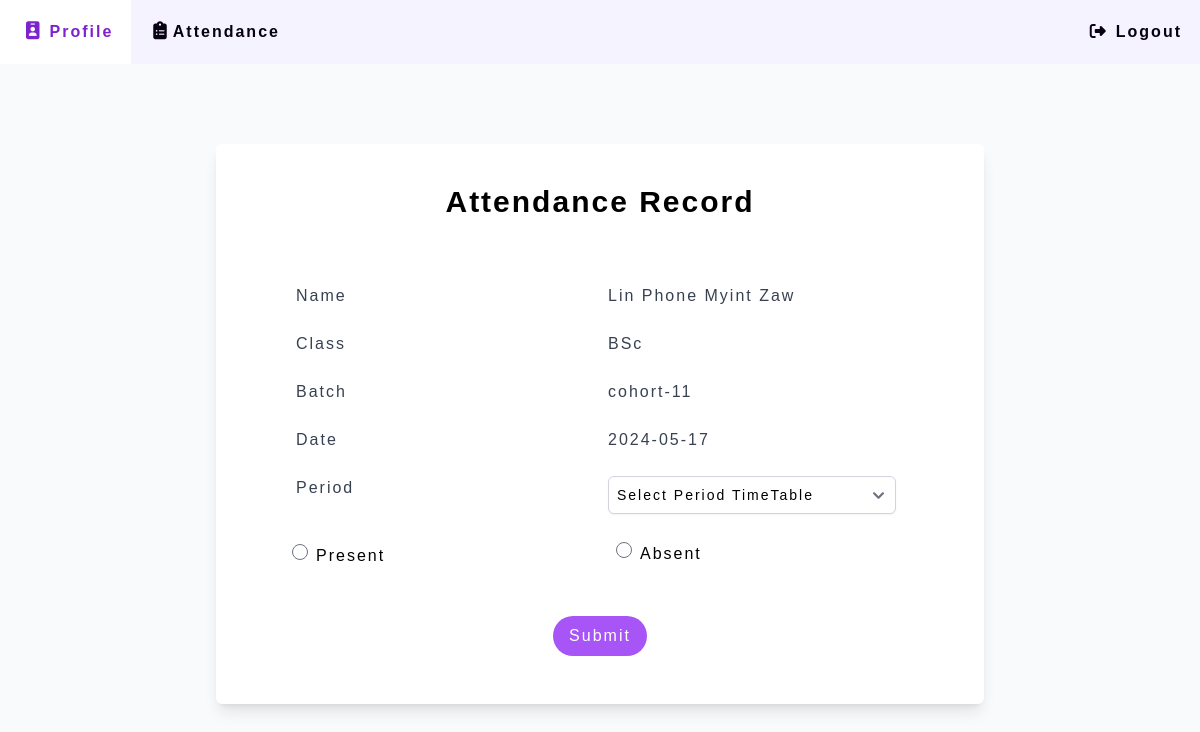
Before: /student/attendance (signed in) with the older database file.
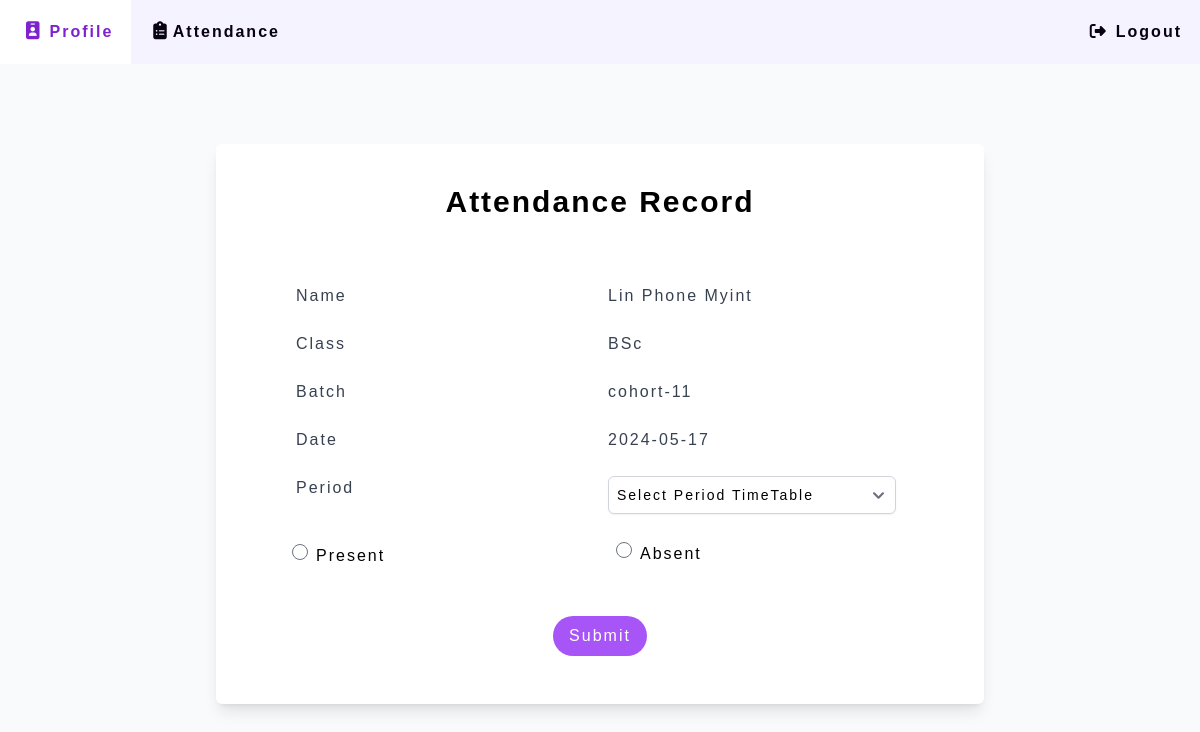
After: the same page with the newer database file.
### Website/models.py (models this page shows)
class Student(db.Model, UserMixin): # user object
    id = db.Column(db.Integer, primary_key=True)
    email = db.Column(db.String(150), unique=True)
    name = db.Column(db.String(150))
    password = db.Column(db.String(150))
    year = db.Column(db.Integer, db.ForeignKey('year.id'))
    batch = db.Column(db.String(150))
    phone = db.Column(db.String(150))
    profile = db.Column(db.String(300))
    attendances = db.relationship('Attendance')

class Year(db.Model):
    id = db.Column(db.Integer, primary_key=True)
    year_name = db.Column(db.String(150))
    students = db.relationship('Student')
    attendances = db.relationship('Attendance')

### app.py (the view)
@app.route('/student/attendance', methods=['GET', 'POST'])
def stattendance():
    if 'student_id' not in session:
        return redirect(url_for('home'))
    else:
        return attendance()

### Website/studentfeatures.py (called while the page is built, shortened)
def attendance():
    user_id = session.get('student_id')
    current_user = Student.query.filter_by(id= user_id).first()
    current_date = str(datetime.now().date())
    periods = Period.query.all()
    allyear = Year.query.all()
    years = {year.id: year.year_name for year in allyear}
    return render_template('studentattendance.html', user=current_user, current_date=current_date, periods=periods, years=years)

### Website/templates/studentattendance.html (shortened to what this page needs)
<!DOCTYPE html>
<html lang="en">
<head>
    <script src="https://cdn.tailwindcss.com"></script>
    <link href="https://cdnjs.cloudflare.com/ajax/libs/flowbite/2.3.0/flowbite.min.css" rel="stylesheet" />
    <link rel="stylesheet" type="text/css" href="{{ url_for('static', filename='css/index.css') }}">
</head>
<body>
  <div class="bg-slate-50 h-screen">
  <div>
    <ul class="bg-violet-50 m-0 list-none overflow-hidden">
        <li class="float-left"><a href="/student/profile" class="navi"><i class="fa-solid fa-id-badge mx-2 text-lg"></i>Profile</a></li>
        <li class="float-left"><a href="/student/attendance" class="navi"><i class="fa-solid fa-clipboard-list mx-1 text-lg"></i>Attendance</a></li>
        <li class="float-right"><a href="/student/logout" class="navi"><i class="fa-solid fa-right-from-bracket mx-2"></i>Logout</a></li>
    </ul>
  </div>
    <div class="flex flex-col justify-center items-center">
    <div class="mx-auto max-w-3xl mt-20 w-full bg-white p-10 rounded-md shadow-lg">
          <h2 class="text-3xl font-semibold text-center">Attendance Record</h2>
          <form name="form" id="attendanceForm">
            <div class="max-w-screen-xl p-5 mx-auto mt-5 grid grid-cols-2 gap-4">
              <div>
                <p class="pl-5 text-gray-700 font-medium my-6">Name</p>
                <p class="pl-5 text-gray-700 font-medium my-6">Class</p>
                <p class="pl-5 text-gray-700 font-medium my-6">Batch</p>
                <p class="pl-5 text-gray-700 font-medium my-6">Date</p>
                <p class="pl-5 text-gray-700 font-medium my-6">Period</p>
                <div class="flex flex-row mt-8 mb-4">
                  <input type="radio" class="ml-4 mr-2 my-3" id="present" name="status" value="present">
                  <label for="present" class="mr-3 my-3">Present</label>
                </div>
              </div>
              <div>
                <p class="text-gray-700 font-medium my-6">{{ user.name}}</p>
                <p class="text-gray-700 font-medium my-6">{{ years[user.year] }}</p>
                <p class="text-gray-700 font-medium my-6">{{ user.batch}}</p>
                <p class="text-gray-700 font-medium my-6">{{ current_date }}</p>
                <select class="block bg-white my-4 p-2 text-sm border border-gray-300 max-w-72  rounded-md shadow-sm focus:outline-none focus:border-purple-500" name="period" id="period">
                  <option value="">Select Period TimeTable</option>
                </select>
                <div class="flex flex-row mb-3">
                  <input type="radio" class="mx-2 my-3" id="absent" name="status" value="absent">
                  <label for="absent" class="mr-3 my-3">Absent</label>
                </div>
              </div>
            </div>
            <div class="flex justify-center mb-2">
              <button type="submit" class="bg-purple-500 text-white px-4 py-2 rounded-3xl hover:bg-purple-600 focus:outline-none focus:bg-purple-600" id="btnshowtoast">Submit</button>
            </div>
            </form>
      </div>
    </div>
  </div>
  </body>
</html>

Changed rows visible on the page:
changed Student "cohort-11": name "Lin Phone Myint Zaw" → "Lin Phone Myint"
